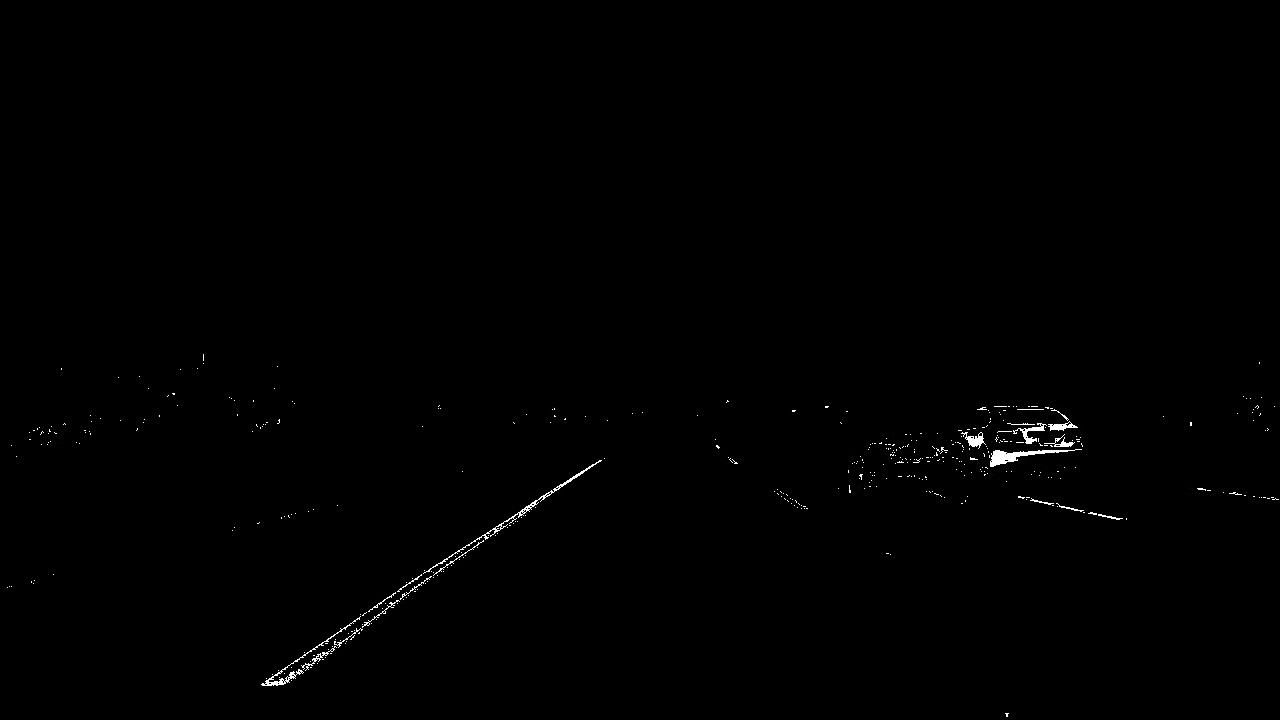
#> input picture frame 3 of gray.mp4, 1280 x 720 px, given in place of challenge (1).mp4, which was not available
$ jupyter execute ALD_COLORANDGRAD.ipynb
#> lines starting #> are read from the running program, lines starting #| are printed output that depends on the picture; after the words box and inside, x2 and y2 are one past the last pixel; in counts of white or black regions, pixels touching at a corner belong together; pictures that were not available may be replaced by others from this repository, and a replacement may not be noted
#> further down, frame is the input picture: shape (720, 1280, 3); min 0, max 255, mean 1
[cell 1]
import cv2
import numpy as np

def Color_and_Grad(undistorted, RH, RL, SH, SL, HIGH_THRESHOLD, LOW_THRESHOLD):
    # Step 1: HSL → S channel
#> called with RH = 250, RL = 220, SH = 250, SL = 200, HIGH_THRESHOLD = 140, LOW_THRESHOLD = 200
    hls = cv2.cvtColor(undistorted, cv2.COLOR_BGR2HLS)
#> hls: shape (720, 1280, 3); mean of channels 0, 1, 2 0, 1, 0
    s_channel = hls[:,:,2] # H , W, COLOR CHANNEL   HLS H=0 L=1 S=2
#> s_channel: shape (720, 1280); every value is 0
    s_binary = cv2.inRange(s_channel, SL, SH)

    # Step 2: BGR → R channel
    r_channel = undistorted[:,:,2] #R==0 G==1 B==2
    r_binary = cv2.inRange(r_channel, RL, RH)
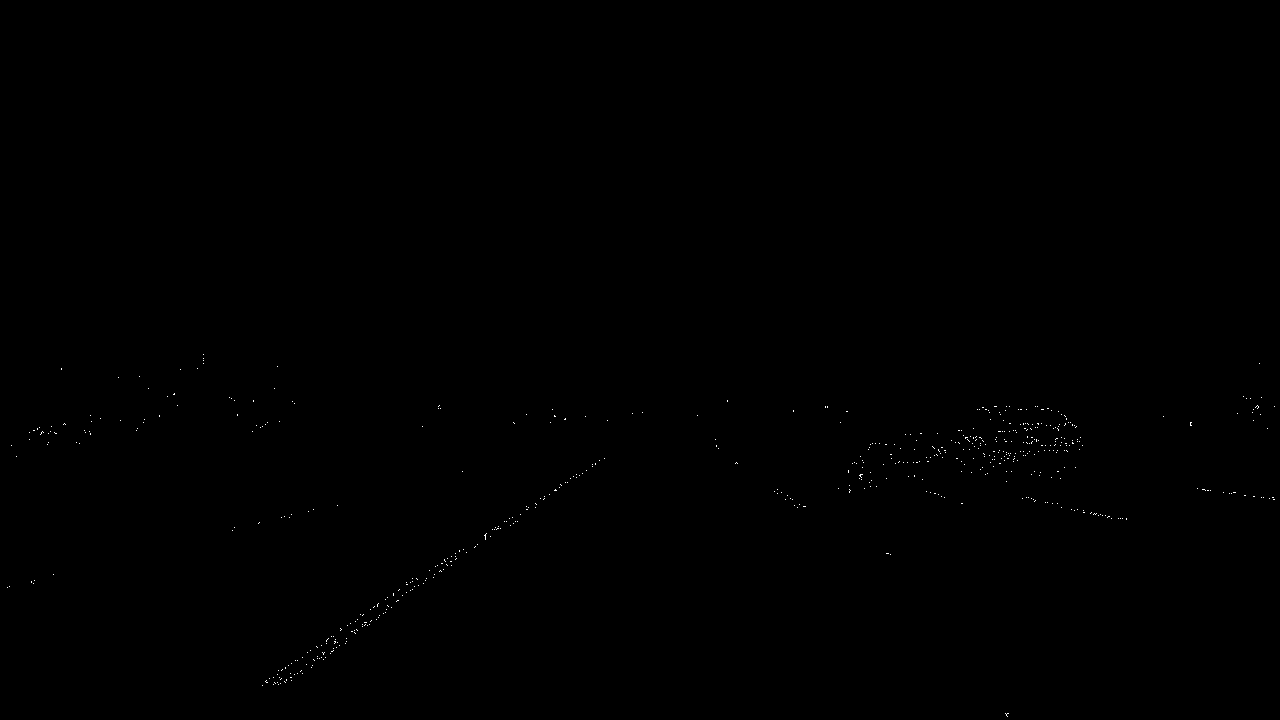
#> r_binary: shape (720, 1280); 0.09% white in thin lines or dots, all inside (x1, y1, x2, y2) = (7, 354, 1275, 717)

    # Step 3: Gray + Canny
    gray = cv2.cvtColor(undistorted, cv2.COLOR_BGR2GRAY)
    canny = cv2.Canny(gray, HIGH_THRESHOLD, LOW_THRESHOLD)
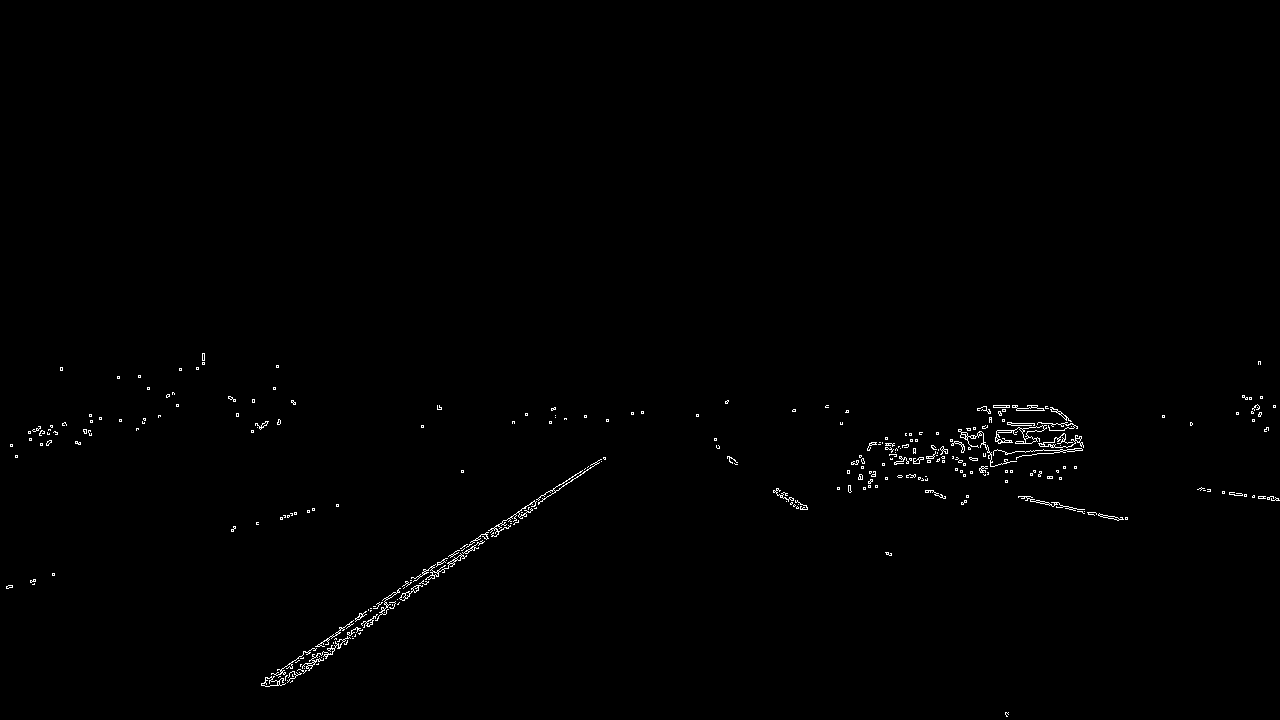
#> canny: shape (720, 1280); 0.57% white in thin lines or dots, all inside (x1, y1, x2, y2) = (6, 353, 1280, 717)
    #  low threshold  :below it everything is zero that is black
    # high threshold :above it every point is 255 or white
    # everything in between is connected to forms line

    # Step 4: combine
    sr_combined = cv2.bitwise_or(r_binary, s_binary)
    # [4 lines of commented-out code are left out]
    combined = cv2.bitwise_or(canny,sr_combined)
    return sr_combined


# Input video
cap = cv2.VideoCapture(r"D:\computer vision\drive-download-20251028T233500Z-1-001\challenge (1).mp4")

# Get video properties
fourcc = cv2.VideoWriter_fourcc(*'mp4v')   # Codec
fps = int(cap.get(cv2.CAP_PROP_FPS))
width  = int(cap.get(cv2.CAP_PROP_FRAME_WIDTH))
height = int(cap.get(cv2.CAP_PROP_FRAME_HEIGHT))

# Define VideoWriter
out = cv2.VideoWriter("gray.mp4", fourcc, 25, (width, height), isColor=False)

while cap.isOpened():
    ret, frame = cap.read()
    if not ret:
        print("video ended or breaked")
        break

    IMG = Color_and_Grad(frame, 250, 220, 250, 200, 140,200)

    # Write the frame (must match outpu size and type)
    out.write(IMG)

    # Display live (optional)
    cv2.imshow("Canny Output", IMG)
    if cv2.waitKey(25) & 0xFF == ord('q'):
#> (key q is pressed here)
        break

# Release resources
cap.release()
out.release()
cv2.destroyAllWindows()

$ run again, starting later in the video
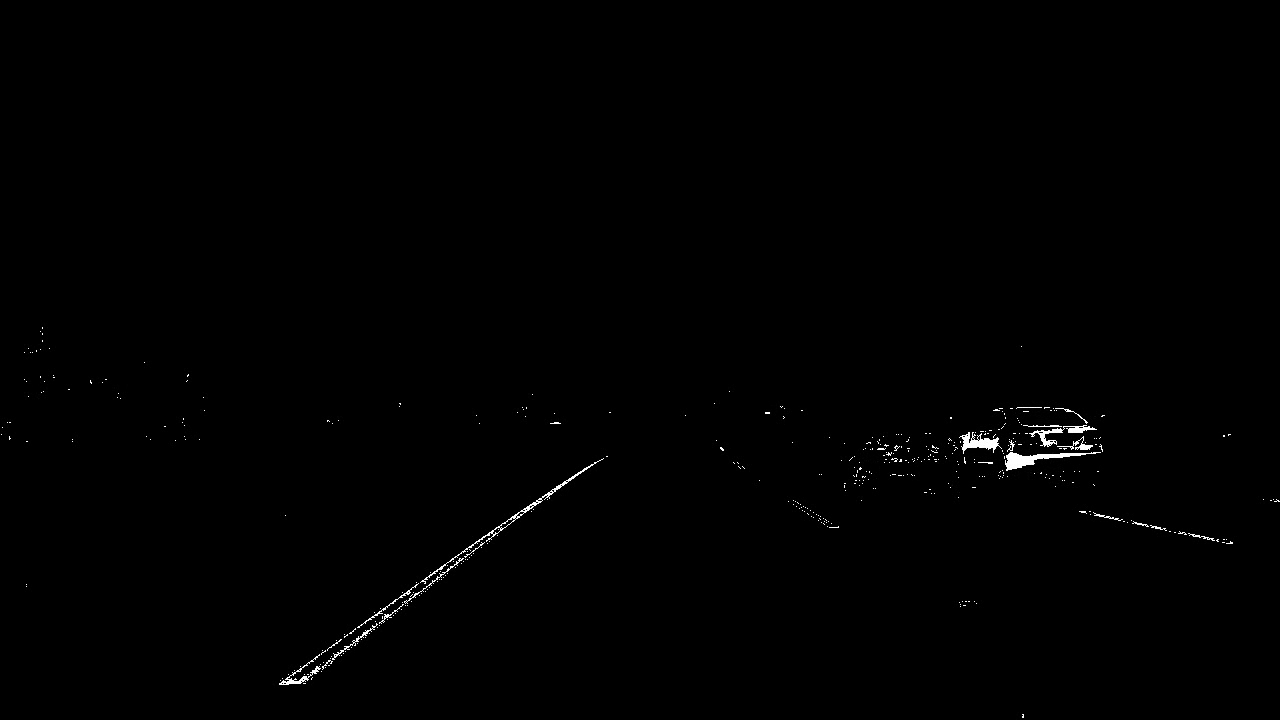
#> input picture frame 17 of gray.mp4, 1280 x 720 px, given in place of challenge (1).mp4, which was not available
#> frame is the input picture: shape (720, 1280, 3); min 0, max 255, mean 1.1
#> hls: shape (720, 1280, 3); mean of channels 0, 1, 2 0, 1.1, 0
#> s_channel: shape (720, 1280); every value is 0
#> in Color_and_Grad, `r_binary = cv2.inRange(r_channel, RL, RH)`:
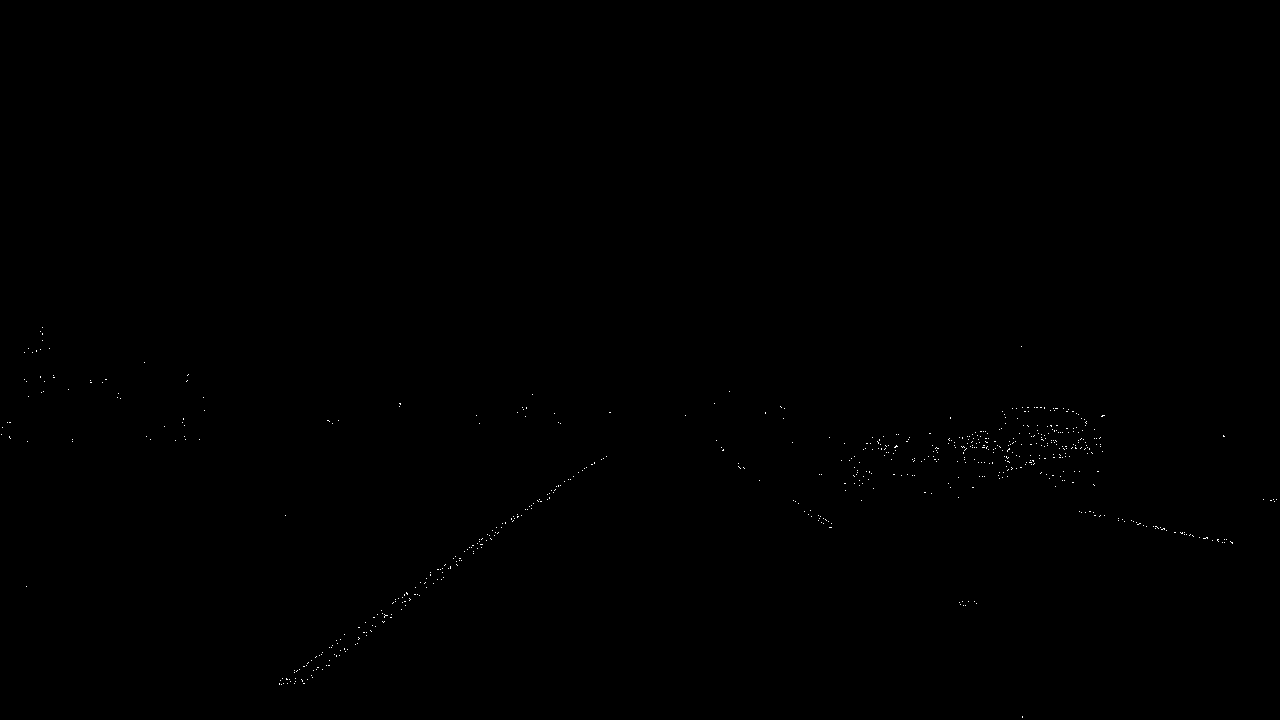
#> r_binary: shape (720, 1280); 0.1% white in thin lines or dots, all inside (x1, y1, x2, y2) = (1, 327, 1277, 718)
#> in Color_and_Grad, `canny = cv2.Canny(gray, HIGH_THRESHOLD, LOW_THRESHOLD)`:
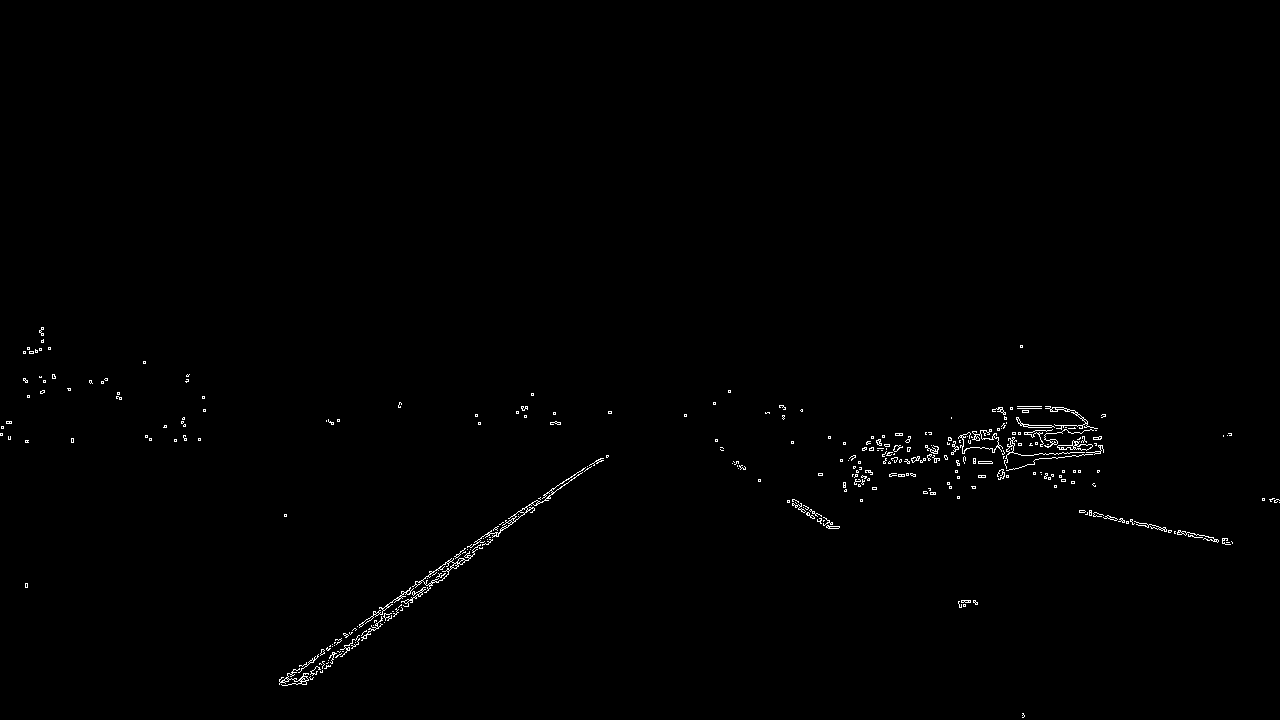
#> canny: shape (720, 1280); 0.58% white in thin lines or dots, all inside (x1, y1, x2, y2) = (0, 327, 1280, 718)

$ run again, starting later in the video
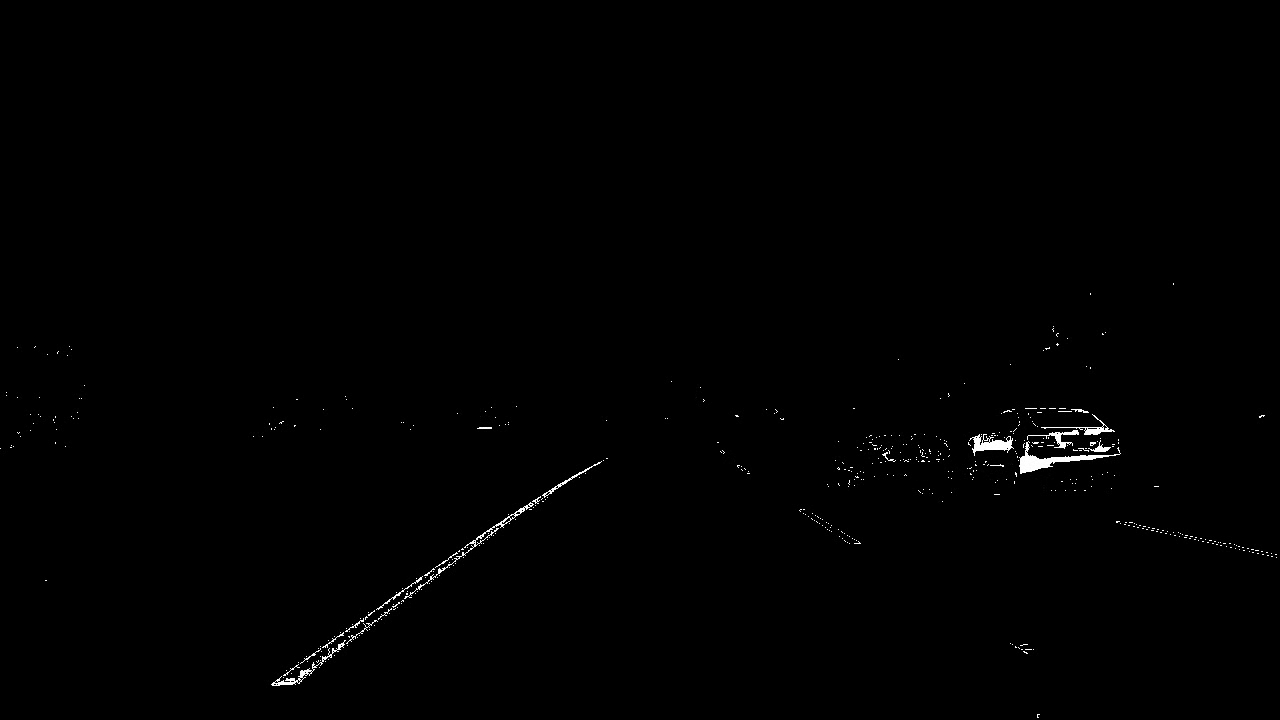
#> input picture frame 30 of gray.mp4, 1280 x 720 px, given in place of challenge (1).mp4, which was not available
#> frame is the input picture: shape (720, 1280, 3); min 0, max 255, mean 1.2
#> hls: shape (720, 1280, 3); mean of channels 0, 1, 2 0, 1.2, 0
#> s_channel: shape (720, 1280); every value is 0
#> in Color_and_Grad, `r_binary = cv2.inRange(r_channel, RL, RH)`:
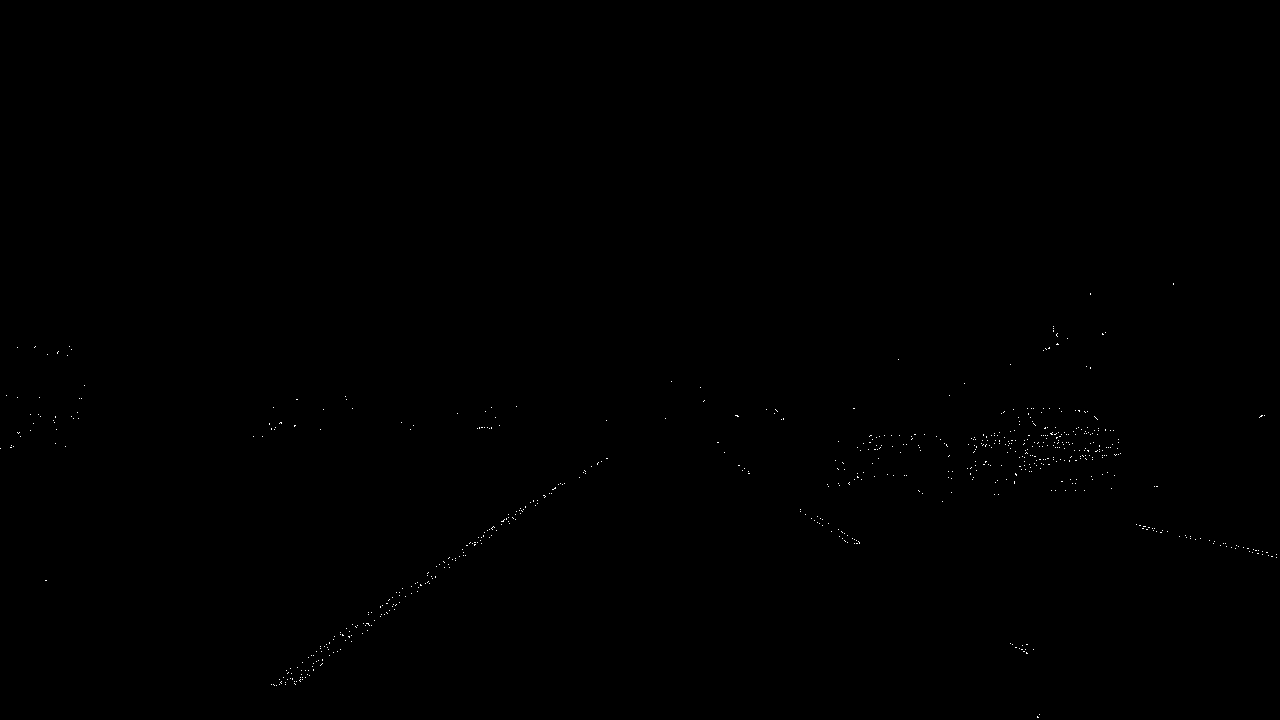
#> r_binary: shape (720, 1280); 0.1% white in thin lines or dots, all inside (x1, y1, x2, y2) = (0, 283, 1277, 718)
#> in Color_and_Grad, `canny = cv2.Canny(gray, HIGH_THRESHOLD, LOW_THRESHOLD)`:
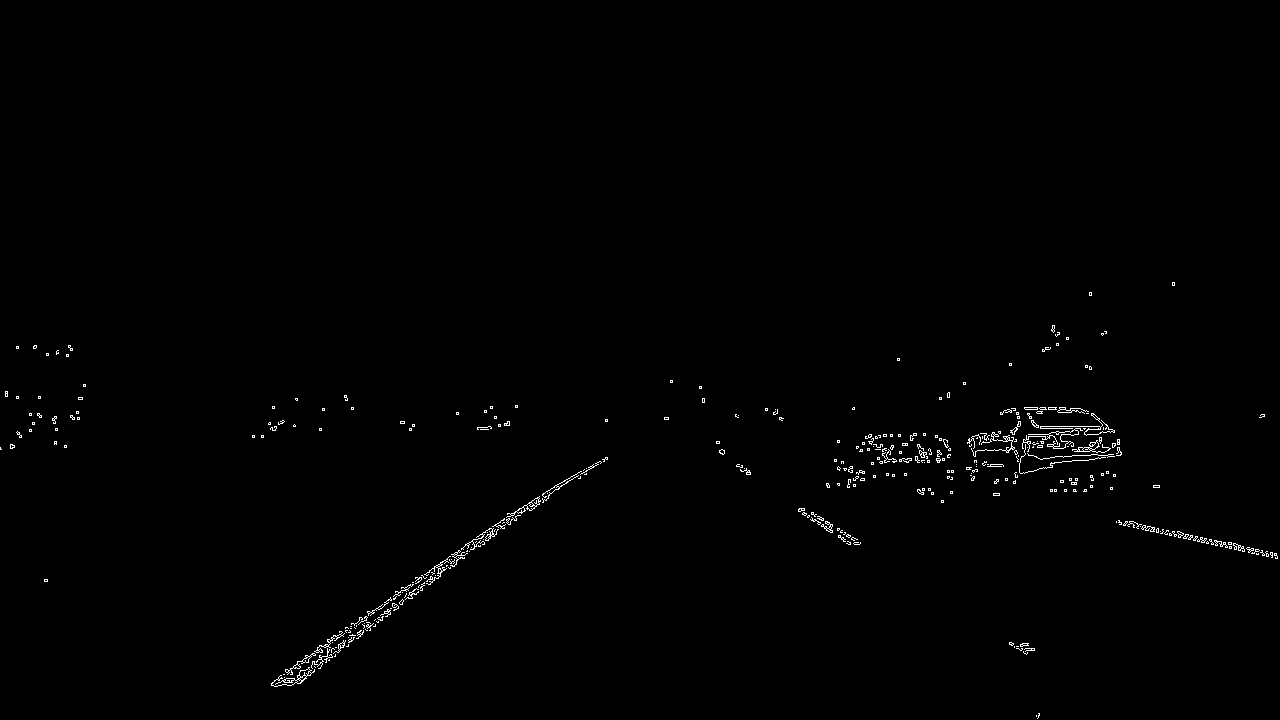
#> canny: shape (720, 1280); 0.63% white in thin lines or dots, all inside (x1, y1, x2, y2) = (0, 282, 1278, 719)
